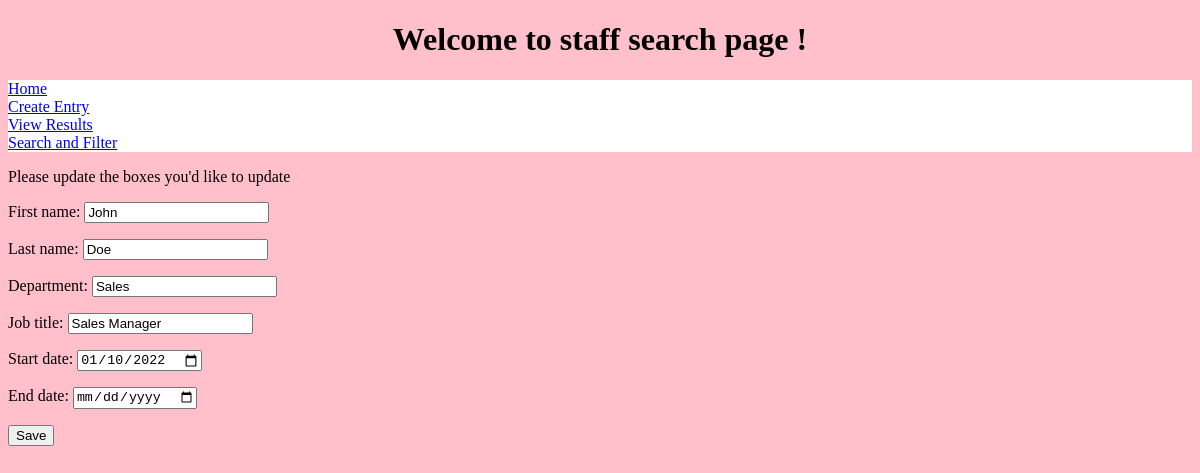
The app's page /staff/21/update/, older data.
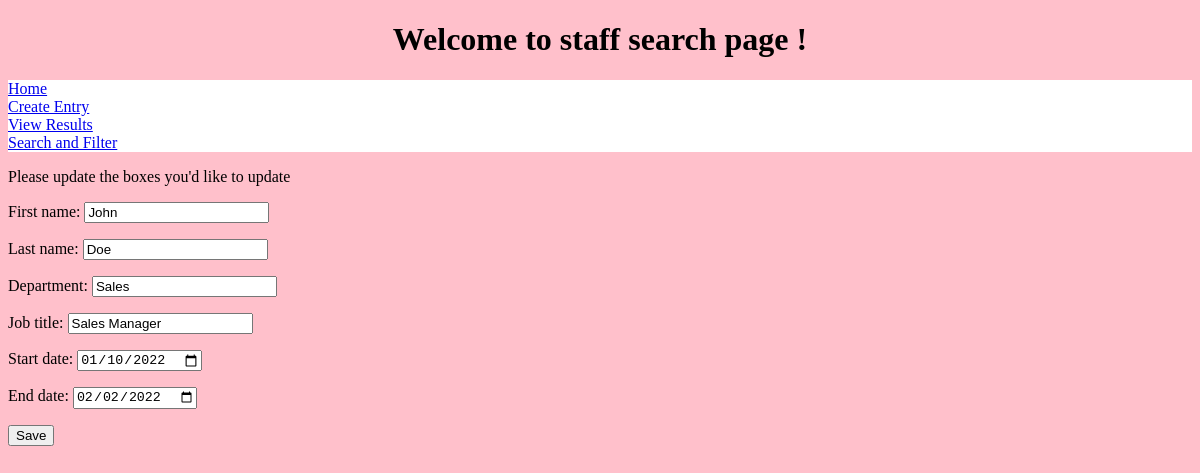
The same page, newer data.
### staff/models.py (models this page shows, shortened)
class StaffInfo(models.Model):
    first_name = models.CharField(max_length=30)
    last_name = models.CharField(max_length=30)
    department = models.CharField(max_length=30)
    job_title = models.CharField(max_length=30)
    start_date = models.DateField()
    end_date = models.DateField(null=True, blank=True)

### staff/views.py (the view)
# urls.py: path("staff/<pk>/update/", views.UpdateStaffMember.as_view(), name='update'),
class UpdateStaffMember(UpdateView):
    model = StaffInfo
    template_name = "staff/update_info.html"
    form_class = StaffForm
    success_url = "/"

### staff/form.py
class StaffForm(forms.ModelForm):
  class Meta:
    widgets = {'start_date': DropdownDate, 'end_date': DropdownDate}
    model = StaffInfo
    fields = "__all__"

### staff/templates/staff/update_info.html (shortened to what this page needs)
{% extends "staff/base.html" %} {% load static %} {% block head %} {% endblock %}
{% block content %}
  <p>Please update the boxes you'd like to update {{staff.first_name}} </p>
<form method="POST" action="">
  {{ form.as_p }}
  <input type="submit" value="Save">
</form>
{% endblock %}

Row changes from the older to the newer data that the page shows:
changed StaffInfo "John": end_date (not shown) → "02/02/2022"
